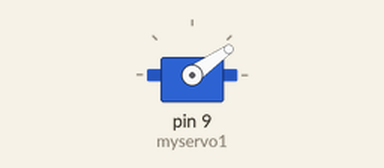
The sketch below on a simulated Arduino Uno, built with avr-gcc and run on an emulated ATmega328P. On the bench: servo.

Above: at 0.05 s.
Timing chart, 0 to 4.6 s (numbered marks = the images above):
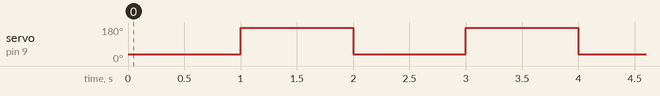

Measured:
- by itself, servo on pin 9 (myservo1): alternates 175° for 1.0 s and 35° for 1.0 s

The sketch:

servo_test.ino
```cpp
#include <Servo.h>
Servo myservo1;
void setup() {
  // put your setup code here, to run once:
myservo1.attach(9);
}

void loop() {
  // put your main code here, to run repeatedly:
myservo1.write(35);
delay(1000);
myservo1.write(175);
delay(1000);
myservo1.write(35);
}
```
